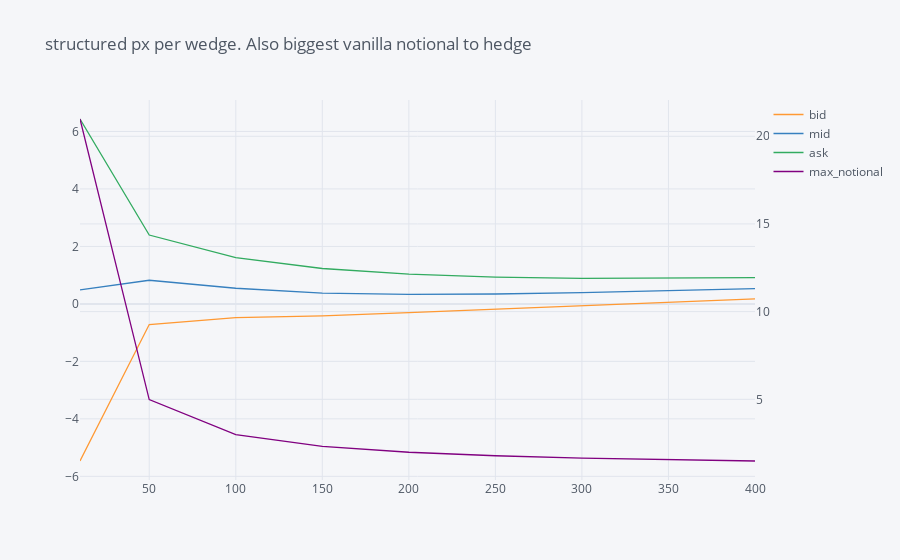

Here is the notebook cell this chart was saved with:
### Markdown cell above
# wedge study

### Code cell
wedges = [10,50,100,150,200,250,300,400]
details = [(1380,1680,2,1350,1550,w) for w in wedges]
price = []
for Pa,Pb,T,barrier,strike,wedge in details:
    EKI_params = OrbitPricer.EKI_Param(barrier,strike,wedge)
    pricer = OrbitPricer(Pa,Pb,mkt,EKI_params)
    price.append([pricer.price(mkt.P0,T/52,query)*100 for query in ['bid','mid','ask']]+
                [max( abs(notional*mkt.P0) for notional in pricer.notionals.values())])
pd.DataFrame(index=wedges,
             columns=['bid','mid','ask','max_notional'],
             data=price).iplot(secondary_y='max_notional',
                               title='structured px per wedge. Also biggest vanilla notional to hedge')

### Figure 1 — Plotly figure (JSON) as saved in the notebook; plotly's stock layout.template omitted (floating-point values rounded to 4 significant figures)
{"data": [{"line": {"color": "rgba(255, 153, 51, 1.0)", "dash": "solid", "shape": "linear", "width": 1.3}, "mode": "lines", "name": "bid", "text": "", "type": "scatter", "x": [10, 50, 100, 150, 200, 250, 300, 400], "y": [-5.467, -0.7197, -0.4762, -0.4167, -0.3073, -0.1839, -0.05893, 0.1741]}, {"line": {"color": "rgba(55, 128, 191, 1.0)", "dash": "solid", "shape": "linear", "width": 1.3}, "mode": "lines", "name": "mid", "text": "", "type": "scatter", "x": [10, 50, 100, 150, 200, 250, 300, 400], "y": [0.4881, 0.8224, 0.5444, 0.3743, 0.3305, 0.3439, 0.3894, 0.5281]}, {"line": {"color": "rgba(50, 171, 96, 1.0)", "dash": "solid", "shape": "linear", "width": 1.3}, "mode": "lines", "name": "ask", "text": "", "type": "scatter", "x": [10, 50, 100, 150, 200, 250, 300, 400], "y": [6.434, 2.395, 1.61, 1.232, 1.036, 0.9313, 0.8868, 0.9119]}, {"line": {"color": "rgba(128, 0, 128, 1.0)", "dash": "solid", "shape": "linear", "width": 1.3}, "mode": "lines", "name": "max_notional", "text": "", "type": "scatter", "x": [10, 50, 100, 150, 200, 250, 300, 400], "xaxis": "x", "y": [20.98, 4.984, 2.984, 2.317, 1.984, 1.784, 1.651, 1.484], "yaxis": "y2"}], "layout": {"legend": {"bgcolor": "#F5F6F9", "font": {"color": "#4D5663"}}, "paper_bgcolor": "#F5F6F9", "plot_bgcolor": "#F5F6F9", "title": {"font": {"color": "#4D5663"}, "text": "structured px per wedge. Also biggest vanilla notional to hedge"}, "xaxis": {"gridcolor": "#E1E5ED", "showgrid": true, "tickfont": {"color": "#4D5663"}, "title": {"font": {"color": "#4D5663"}, "text": ""}, "zerolinecolor": "#E1E5ED"}, "yaxis": {"gridcolor": "#E1E5ED", "showgrid": true, "tickfont": {"color": "#4D5663"}, "title": {"font": {"color": "#4D5663"}, "text": ""}, "zerolinecolor": "#E1E5ED"}, "yaxis2": {"anchor": "x", "gridcolor": "#E1E5ED", "overlaying": "y", "showgrid": true, "side": "right", "tickfont": {"color": "#4D5663"}, "title": {"text": ""}, "zerolinecolor": "#E1E5ED"}}}
